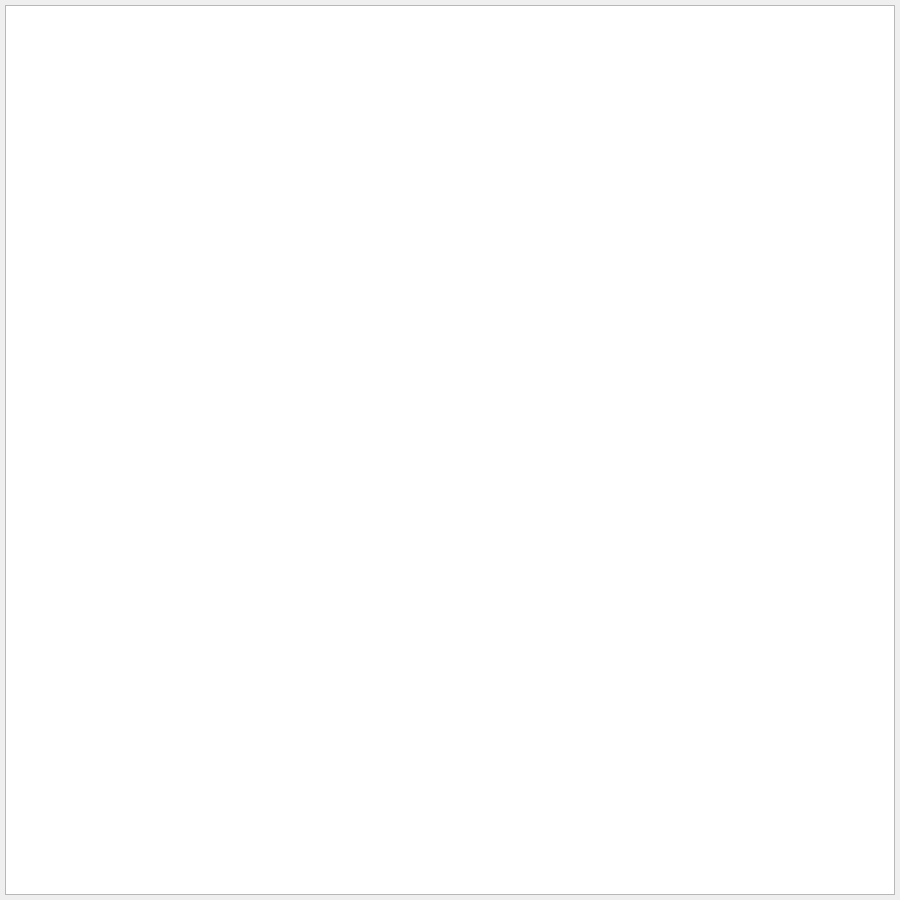
<?xml version="1.0" encoding="UTF-8"?>
<ui version="4.0">
 <class>GraphWindow</class>
 <widget class="QDialog" name="GraphWindow">
  <property name="geometry">
   <rect>
    <x>0</x>
    <y>0</y>
    <width>900</width>
    <height>900</height>
   </rect>
  </property>
  <property name="sizePolicy">
   <sizepolicy hsizetype="Fixed" vsizetype="Fixed">
    <horstretch>0</horstretch>
    <verstretch>0</verstretch>
   </sizepolicy>
  </property>
  <property name="windowTitle">
   <string>Dialog</string>
  </property>
  <widget class="QGraphicsView" name="graphicsView">
   <property name="geometry">
    <rect>
     <x>5</x>
     <y>5</y>
     <width>890</width>
     <height>890</height>
    </rect>
   </property>
  </widget>
 </widget>
 <resources/>
 <connections/>
</ui>
